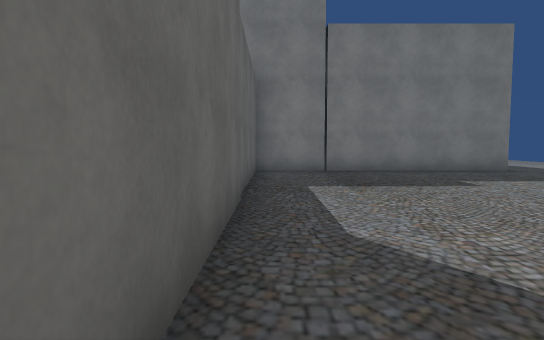
[1] (above)

17 first-person views from a walk through a Unity game level. The camera is 1.4 m above the floor, tilts 4° down and sees 75° across. The floor is counted in squares, 2 m on a side. Each view is taken from the middle of a square. On the plan, view 1 faces up. The plan holds only what a view shows up to about 11 squares ahead; the rest is blank. The place goes on beyond the plan. Some surface patterns are stand-ins.

[2]
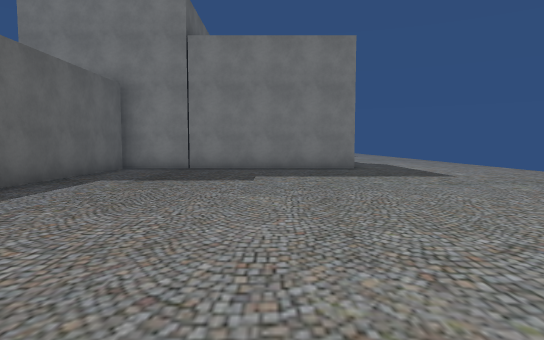

[3]
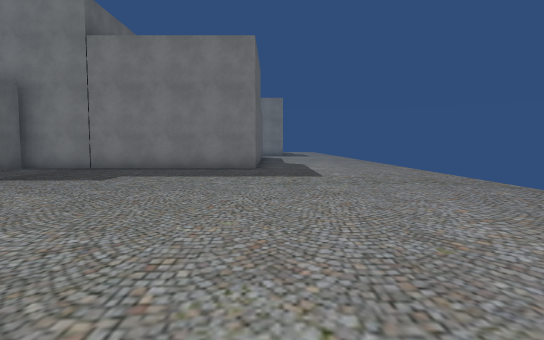

[4]
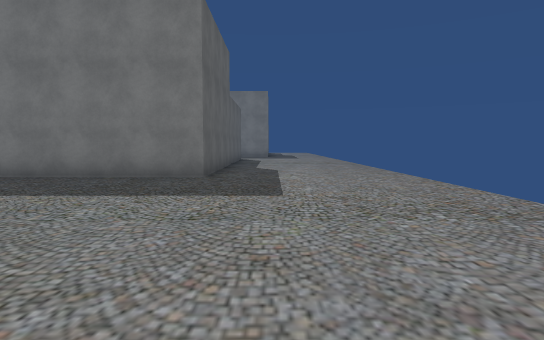

[5]
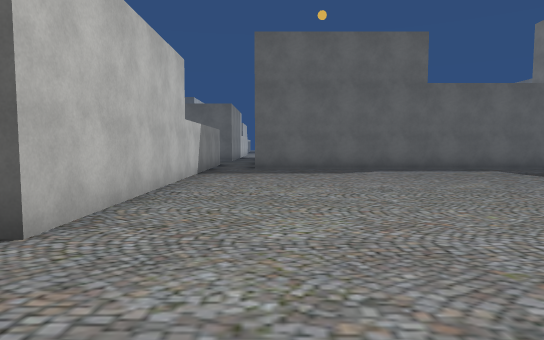

[6]
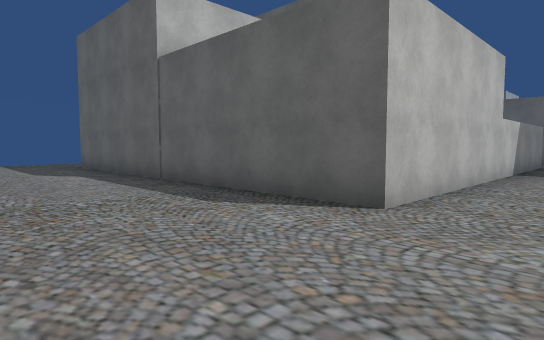

[7]
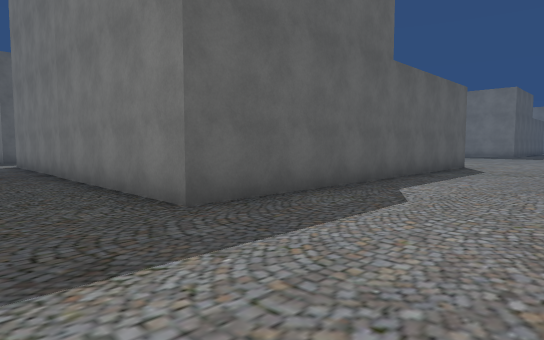

[8]
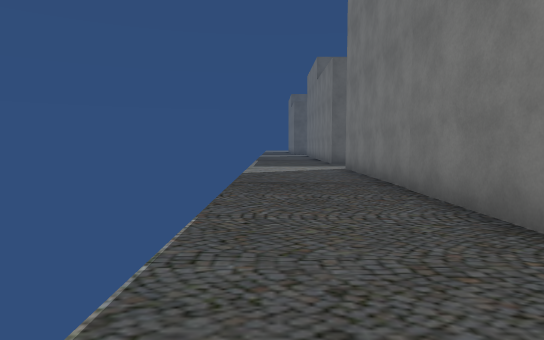

[9]
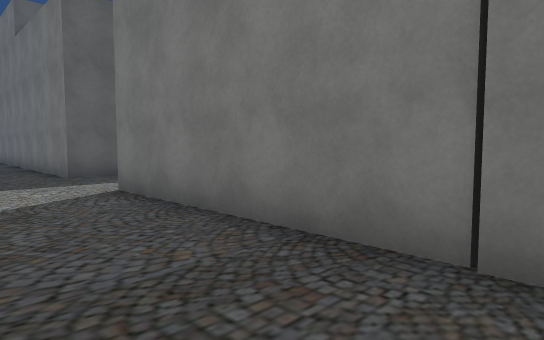

[10]
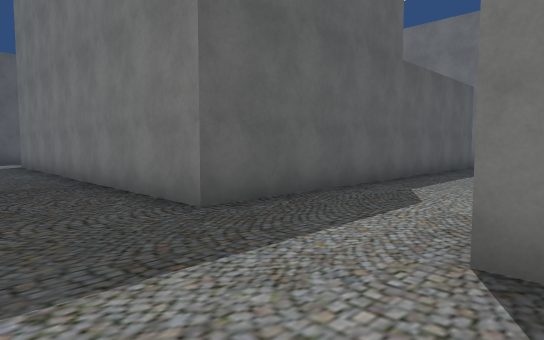

[11]
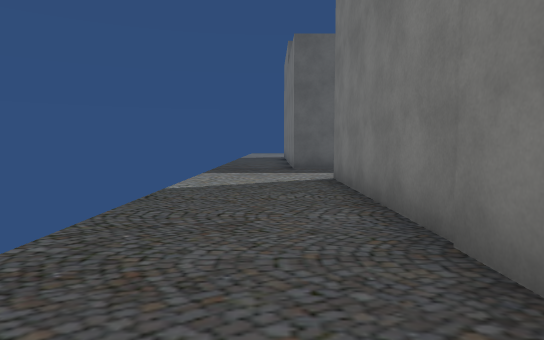

[12]
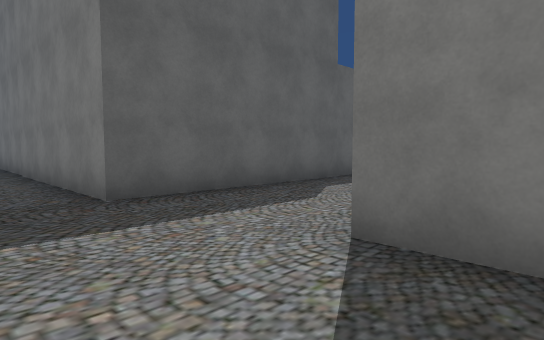

[13]
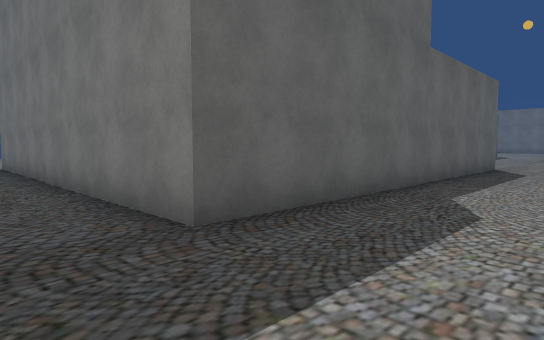

[14]
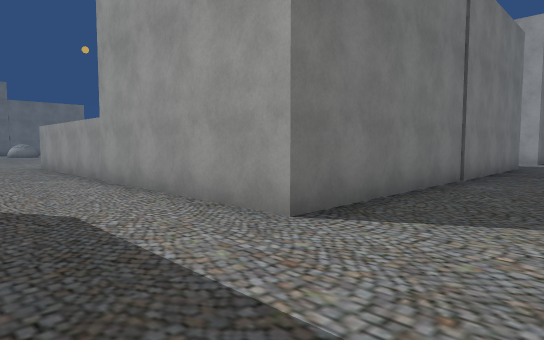

[15]
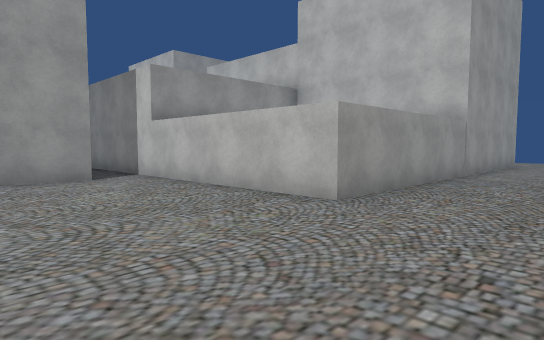

[16]
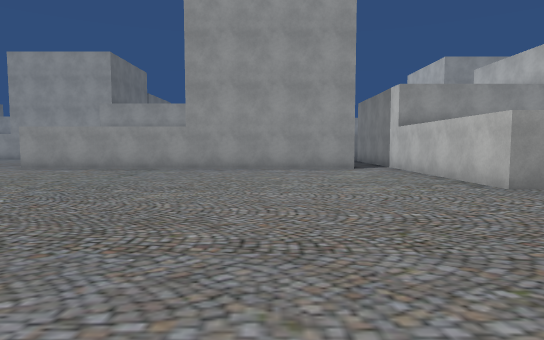

[17]
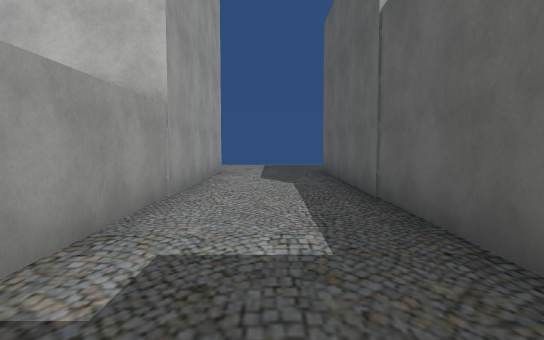

### Floor plan
Points are (right, up) in squares from view 1. A wall is a line through its corners. A room is listed if a view was taken in it or the views show most of it. See-through windows are left out.
Room 1 (views 1, 2, 3, 4, 5, 6, 7, 8, 9, 10, 11, 12, 13, 14, 17)
walls: (-2.6, -1.8) (7.4, -1.8) (7.4, -11.8) (-2.6, -11.8) (-2.6, -3.8); (-5.4, -1.8) (-5.4, -11.8) (-15.4, -11.8) (-15.4, -1.8); (-10.4, -1.8) (-6.4, -1.8); (-0.4, 9.6) (-0.4, -0.5); (-18.6, -2.2) (-18.6, -12.3) (-25.5, -12.3); (6.5, 10.5) (6.5, 9.7) (-0.8, 9.7)
ways out: opening at (-17, -2.3) to room 2; opening at (-10, -1) to room 2
Room 2 (views 15, 16)
walls: (-15.4, -1.8) (-10.4, -1.8); (-10.4, -0.5) (-10.4, 9.5)
ways out: opening at (-17, -2.3) to room 1; opening at (-10, -1) to room 1

Positions as (right, up) in squares from view 1, and headings:
1: (0, 0), facing up
2: (4, -1), facing up
3: (7, -1), facing up
4: (8, 2), facing up
5: (10, 0), facing left
6: (11, 0), facing down-left
7: (11, -14), facing up-left
8: (8, -14), facing left
9: (3, -14), facing up-left
10: (-2, -14), facing up-left
11: (-8, -13), facing left
12: (-14, -14), facing up-left
13: (-16, -14), facing up-left
14: (-18, -14), facing up-right
15: (-18, 2), facing down-right
16: (-21, 2), facing right
17: (-4, -2), facing down
